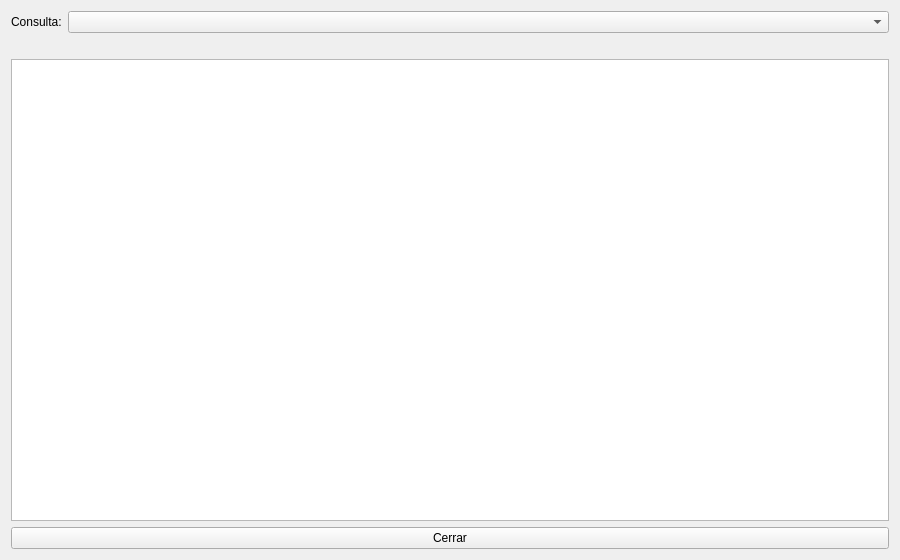
<?xml version="1.0" encoding="UTF-8"?>
<ui version="4.0">
 <class>VentanaConsultas</class>
 <widget class="QDialog" name="VentanaConsultas">
  <property name="geometry">
   <rect>
    <x>0</x>
    <y>0</y>
    <width>900</width>
    <height>560</height>
   </rect>
  </property>
  <property name="windowTitle">
   <string>Consultas</string>
  </property>
  <layout class="QVBoxLayout" name="layoutPrincipal">
   <item>
    <layout class="QFormLayout" name="layoutFormulario">
     <item row="0" column="0">
      <widget class="QLabel" name="lblConsulta">
       <property name="text">
        <string>Consulta:</string>
       </property>
      </widget>
     </item>
     <item row="0" column="1">
      <widget class="QComboBox" name="cmbConsulta"/>
     </item>
    </layout>
   </item>
   <item>
    <widget class="QLabel" name="lblResultados"/>
   </item>
   <item>
    <widget class="QTableWidget" name="tblResultados">
     <property name="editTriggers">
      <set>QAbstractItemView::EditTrigger::NoEditTriggers</set>
     </property>
     <property name="selectionMode">
      <enum>QAbstractItemView::SelectionMode::SingleSelection</enum>
     </property>
     <property name="selectionBehavior">
      <enum>QAbstractItemView::SelectionBehavior::SelectRows</enum>
     </property>
     <attribute name="horizontalHeaderStretchLastSection">
      <bool>true</bool>
     </attribute>
    </widget>
   </item>
   <item>
    <widget class="QPushButton" name="btnCerrar">
     <property name="text">
      <string>Cerrar</string>
     </property>
     <property name="autoDefault">
      <bool>false</bool>
     </property>
    </widget>
   </item>
  </layout>
 </widget>
 <resources/>
 <connections/>
</ui>
